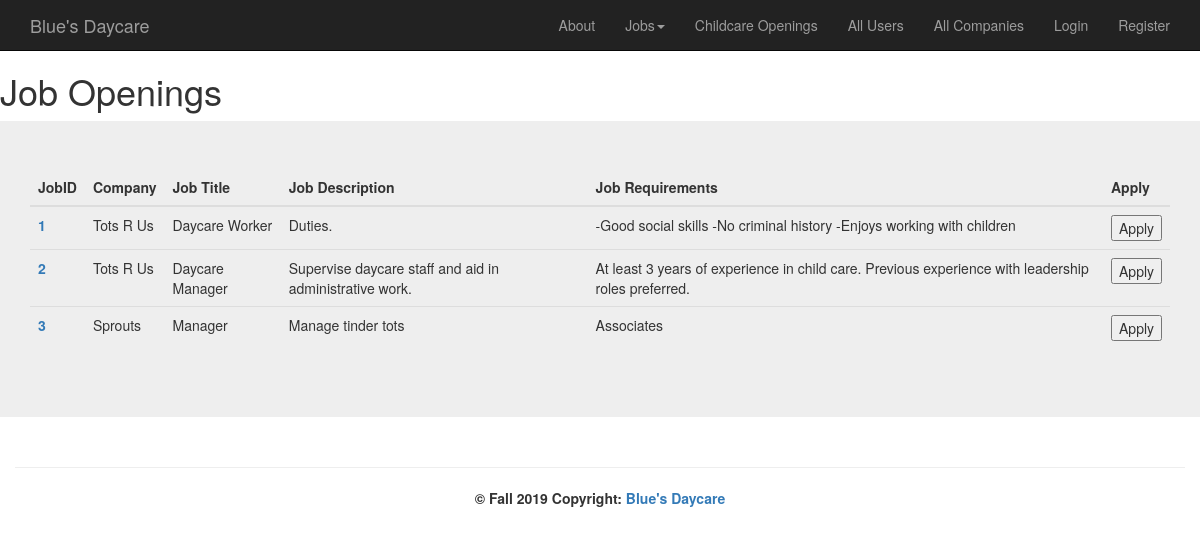
Page /index.php?action=viewJobs on the committed database.
### tables this page shows
CREATE TABLE `job` (
  `jobID` int(11) NOT NULL,
  `companyID` int(11) NOT NULL,
  `jobName` varchar(50) DEFAULT NULL,
  `jobDescription` varchar(500) DEFAULT NULL,
  `jobRequirements` varchar(500) DEFAULT NULL,
  `applicationSlots` int(11) DEFAULT NULL
);

CREATE TABLE `company` (
  `companyID` int(11) NOT NULL,
  `companyName` varchar(100) NOT NULL,
  `employeeCount` int(11) NOT NULL DEFAULT '1',
  `childCapacity` int(11) NOT NULL DEFAULT '0',
  `childrenEnrolled` int(11) NOT NULL DEFAULT '0',
  `overallRating` float DEFAULT '0',
  `ownerID` int(11) NOT NULL,
  `companyImage` varchar(50) DEFAULT 'images/default-company.jpg'
);

### models/job_db.php (called while the page is built, shortened)
<?php
class job_db {
    public static function select_all() {
        $db = Database::getDB();
        $query='SELECT * from job JOIN company ON
            job.companyID=company.companyID
            ORDER by job.jobID asc'
            ;
        $statement = $db->prepare($query);
        $statement->execute();
        $rows = $statement->fetchAll();
        return $rows;
    }
}

### views/viewJobs.php (the view, shortened to what this page needs)
<!DOCTYPE html>
<html>
    <head>
        <?php include ('css/css.php'); ?>
    </head>
    <body>
        <?php include ('nav.php'); ?>
        <main>
            <h1>Job Openings</h1>
        <div class="jumbotron" >
            <div class="container">
<table class="table table-dark">
  <thead>
    <tr>
      <th scope="col">JobID</th>
      <th scope="col">Company</th>
      <th scope="col">Job Title</th>
      <th scope="col">Job Description</th>
      <th scope="col">Job Requirements</th>
      <th scope="col">Apply</th>
    </tr>
  </thead>
  <tbody>
      <?php foreach ($jobs as $j) : ?>
    <tr>
      <th scope="row"><a href="index.php?action=viewJob&amp;id=<?php echo $j[0]; ?>">
                                <?php  echo $j[0]; ?>
                            </a></th>
      <td><?php echo $j["companyName"] ; ?></td>
      <td><?php echo $j["jobName"] ; ?></td>
      <td><?php echo $j["jobDescription"] ; ?></td>
      <td><?php echo $j["jobRequirements"] ; ?></td>
      <?php if($j["applicationSlots"] > 0) : ?>
          <td><form action="index.php" method="post">
                  <input type="submit" value="Apply">
              </form>
          </td>
       <?php else: ?>
          <td> No applications available at this time </td>
       <?php endif; ?>
    </tr>
    <?php endforeach; ?>
  </tbody>
</table>
            </div>
        </div>
            <?php include ('footer.php'); ?>
    </body>
</html>

### rows in the picture
job: jobID "1", companyID.companyName "Tots R Us", jobName "Daycare Worker", jobDescription "Duties.", jobRequirements "-Good social skills -No criminal history -Enjoys working with children"
job: jobID "2", companyID.companyName "Tots R Us", jobName "Daycare Manager", jobDescription "Supervise daycare staff and aid in administrative work.", jobRequirements "At least 3 years of experience in child care. Previous experience with leadership roles preferred."
job: jobID "3", companyID.companyName "Sprouts", jobName "Manager", jobDescription "Manage tinder tots", jobRequirements "Associates"
